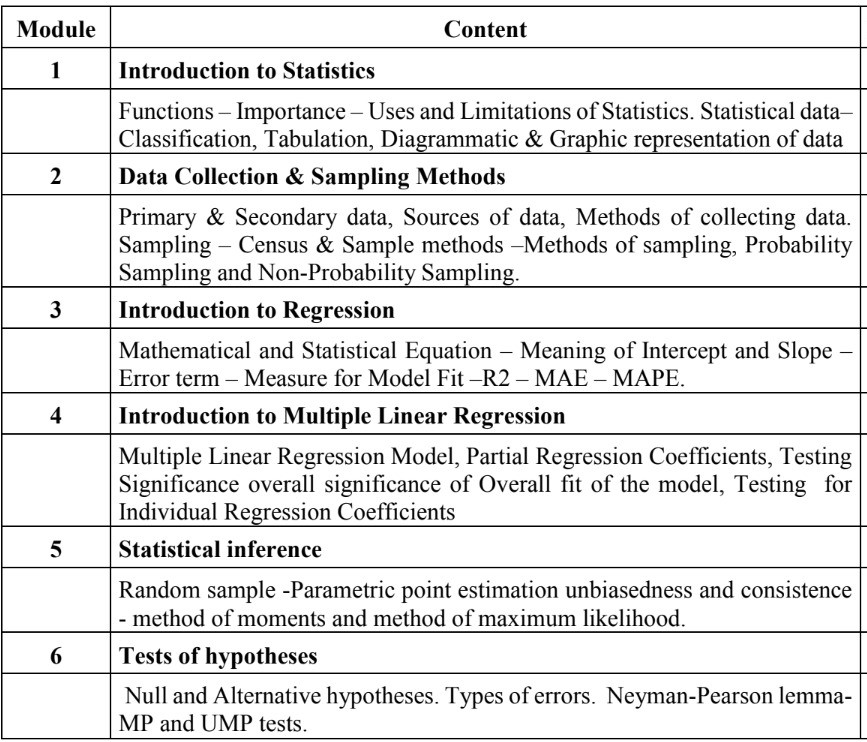
#> input picture QA MU Portion edited.png, 867 x 742 px
$ jupyter execute --allow-errors coursefuse.ipynb
#> lines starting #> are read from the running program, lines starting #| are printed output that depends on the picture
[cell 1]
import cv2
img = cv2.imread("QA MU Portion edited.png")
#> img is the input picture: shape (742, 867, 3); min 0, max 255, mean 227.5
img = cv2.resize(img,(1200,1600))
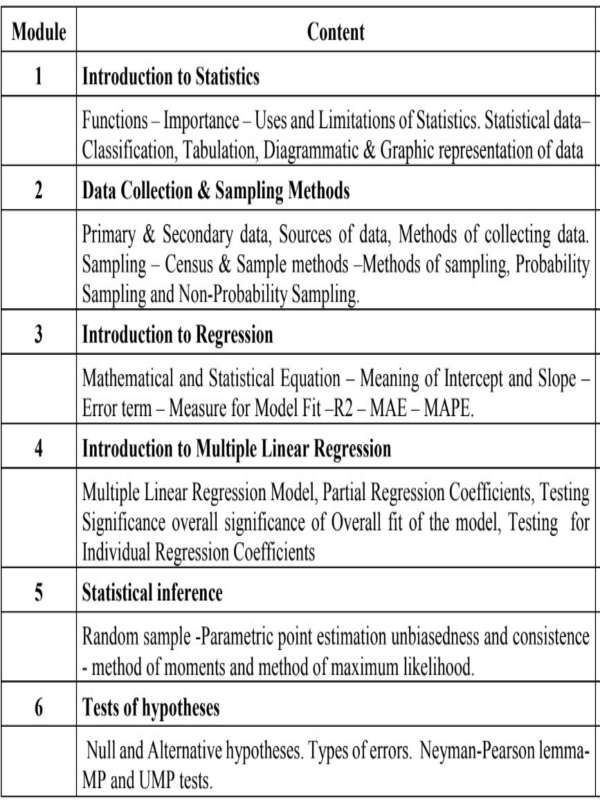
#> img: shape (1600, 1200, 3) (shown at 1/2 size); min 0, max 255, mean 227.5
cv2.imshow("image", img)
cv2.waitKey(0)
import pytesseract
pytesseract.pytesseract.tesseract_cmd="C:/Program Files/Tesseract-OCR/tesseract.exe"
#> (the rest of this cell did not finish here and is left out)

[cell 2]
from gensim.summarization.summarizer import summarize
from gensim.summarization import keywords

#> (a cell that did not finish here is left out)

[cell 4]
import cv2
img2 = cv2.imread("AI MU Portion.png")
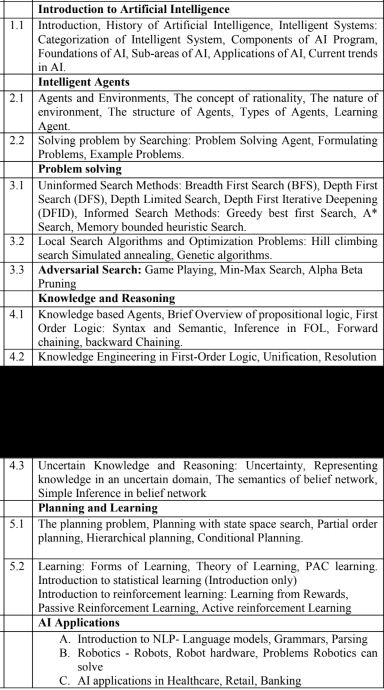
#> input picture AI MU Portion.png, 768 x 1380 px (shown at 1/2 size)
#> img2 is the input picture: shape (1380, 768, 3); mean B, G, R 194.3, 194.3, 194.3
img2 = cv2.resize(img2,(1000,1000))
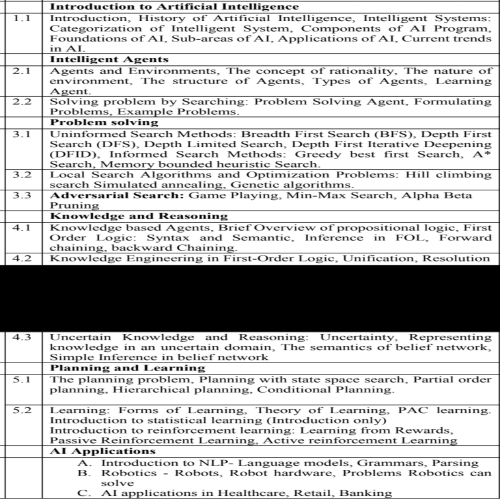
#> img2: shape (1000, 1000, 3) (shown at 1/2 size); mean B, G, R 194, 194, 194
cv2.imshow("image", img2)
cv2.waitKey(0)
import pytesseract
pytesseract.pytesseract.tesseract_cmd="C:/Program Files/Tesseract-OCR/tesseract.exe"
#> (the rest of this cell did not finish here and is left out)
